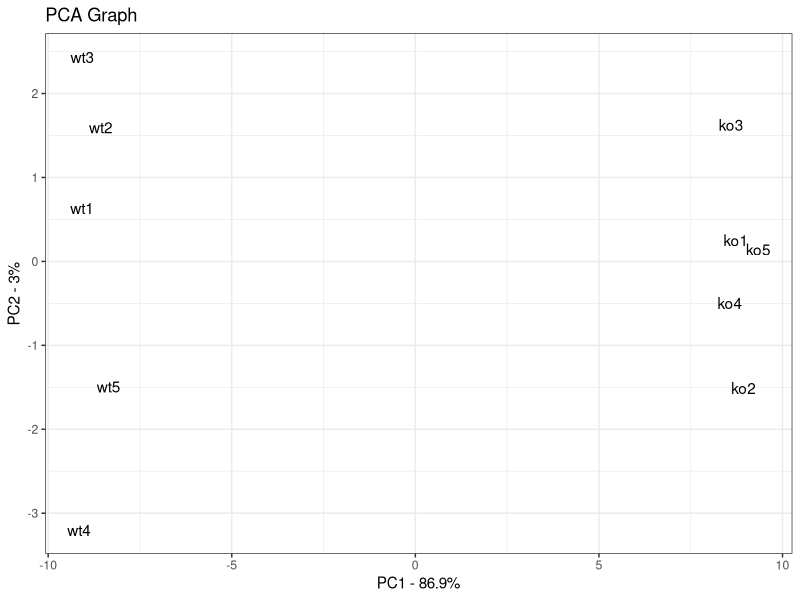
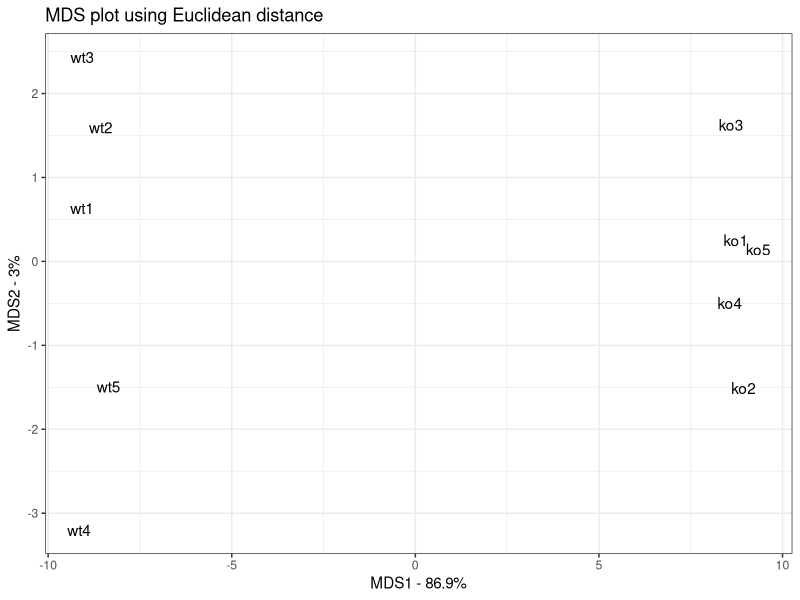
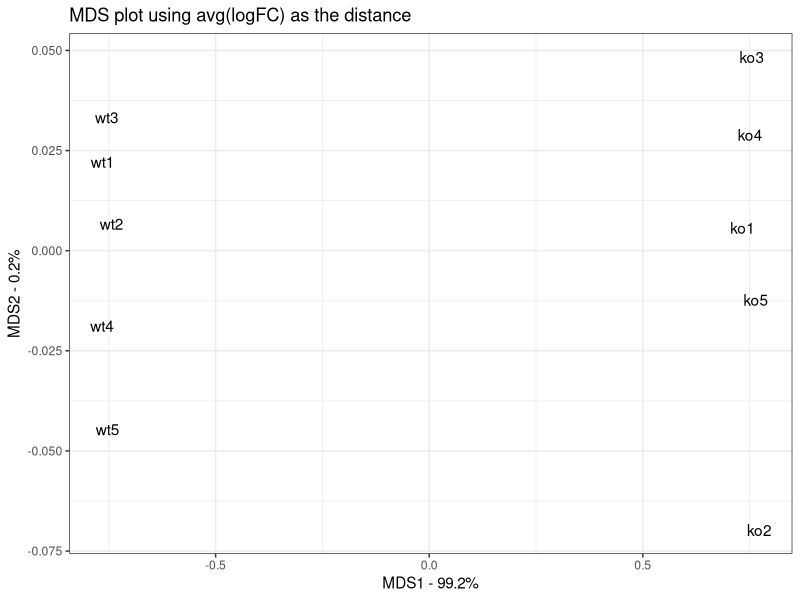

Recreate these plots in R, in order.
library(ggplot2)
## In this example, the data is in a matrix called
## data.matrix
## columns are individual samples (i.e. cells)
## rows are measurements taken for all the samples (i.e. genes)
## Just for the sake of the example, here's some made up data...
data.matrix <- matrix(nrow=100, ncol=10)
colnames(data.matrix) <- c(
  paste("wt", 1:5, sep=""),
  paste("ko", 1:5, sep=""))
rownames(data.matrix) <- paste("gene", 1:100, sep="")
for (i in 1:100) {
  wt.values <- rpois(5, lambda=sample(x=10:1000, size=1))
  ko.values <- rpois(5, lambda=sample(x=10:1000, size=1))
 
  data.matrix[i,] <- c(wt.values, ko.values)
}
head(data.matrix)
dim(data.matrix)
 
###################################################################
##
## 1) Just for reference, draw a PCA plot using this data...
##
###################################################################
pca <- prcomp(t(data.matrix), scale=TRUE, center=TRUE) 
 
## calculate the percentage of variation that each PC accounts for...
pca.var <- pca$sdev^2
pca.var.per <- round(pca.var/sum(pca.var)*100, 1)
pca.var.per
 
## now make a fancy looking plot that shows the PCs and the variation:
pca.data <- data.frame(Sample=rownames(pca$x),
  X=pca$x[,1],
  Y=pca$x[,2])
pca.data
 
ggplot(data=pca.data, aes(x=X, y=Y, label=Sample)) +
  geom_text() +
  xlab(paste("PC1 - ", pca.var.per[1], "%", sep="")) +
  ylab(paste("PC2 - ", pca.var.per[2], "%", sep="")) +
  theme_bw() +
  ggtitle("PCA Graph")
 
###################################################################
##
## 2) Now draw an MDS plot using the same data and the Euclidean
##    distance. This graph should look the same as the PCA plot
##
###################################################################
 
## first, calculate the distance matrix using the Euclidian distance.
## NOTE: We are transposing, scaling and centering the data just like PCA.
distance.matrix <- dist(scale(t(data.matrix), center=TRUE, scale=TRUE),
  method="euclidean")
 
## do the MDS math (this is basically eigen value decomposition)
mds.stuff <- cmdscale(distance.matrix, eig=TRUE, x.ret=TRUE)
 
## calculate the percentage of variation that each MDS axis accounts for...
mds.var.per <- round(mds.stuff$eig/sum(mds.stuff$eig)*100, 1)
mds.var.per
 
## now make a fancy looking plot that shows the MDS axes and the variation:
mds.values <- mds.stuff$points
mds.data <- data.frame(Sample=rownames(mds.values),
  X=mds.values[,1],
  Y=mds.values[,2])
mds.data
 
ggplot(data=mds.data, aes(x=X, y=Y, label=Sample)) +
  geom_text() +
  theme_bw() +
  xlab(paste("MDS1 - ", mds.var.per[1], "%", sep="")) +
  ylab(paste("MDS2 - ", mds.var.per[2], "%", sep="")) +
  ggtitle("MDS plot using Euclidean distance")
 
###################################################################
##
## 3) Now draw an MDS plot using the same data and the average log(fold change)
##    This graph should look different than the first two
##
###################################################################
 
## first, take the log2 of all the values in the data.matrix.
## This makes it easy to compute log2(Fold Change) between a gene in two
## samples since...
##
## log2(Fold Change) = log2(value for sample 1) - log2(value for sample 2)
##
log2.data.matrix <- log2(data.matrix)
 
## now create an empty distance matrix
log2.distance.matrix <- matrix(0,
  nrow=ncol(log2.data.matrix),
  ncol=ncol(log2.data.matrix),
  dimnames=list(colnames(log2.data.matrix),
    colnames(log2.data.matrix)))
 
log2.distance.matrix
 
## now compute the distance matrix using avg(absolute value(log2(FC)))
for(i in 1:ncol(log2.distance.matrix)) {
  for(j in 1:i) {
    log2.distance.matrix[i, j] <-
      mean(abs(log2.data.matrix[,i] - log2.data.matrix[,j]))
  }
}
log2.distance.matrix
 
## do the MDS math (this is basically eigen value decomposition)
## cmdscale() is the function for "Classical Multi-Dimensional Scalign"
mds.stuff <- cmdscale(as.dist(log2.distance.matrix),
  eig=TRUE,
  x.ret=TRUE)
 
## calculate the percentage of variation that each MDS axis accounts for...
mds.var.per <- round(mds.stuff$eig/sum(mds.stuff$eig)*100, 1)
mds.var.per
 
## now make a fancy looking plot that shows the MDS axes and the variation:
mds.values <- mds.stuff$points
mds.data <- data.frame(Sample=rownames(mds.values),
  X=mds.values[,1],
  Y=mds.values[,2])
mds.data
 
ggplot(data=mds.data, aes(x=X, y=Y, label=Sample)) +
  geom_text() +
  theme_bw() +
  xlab(paste("MDS1 - ", mds.var.per[1], "%", sep="")) +
  ylab(paste("MDS2 - ", mds.var.per[2], "%", sep="")) +
  ggtitle("MDS plot using avg(logFC) as the distance")